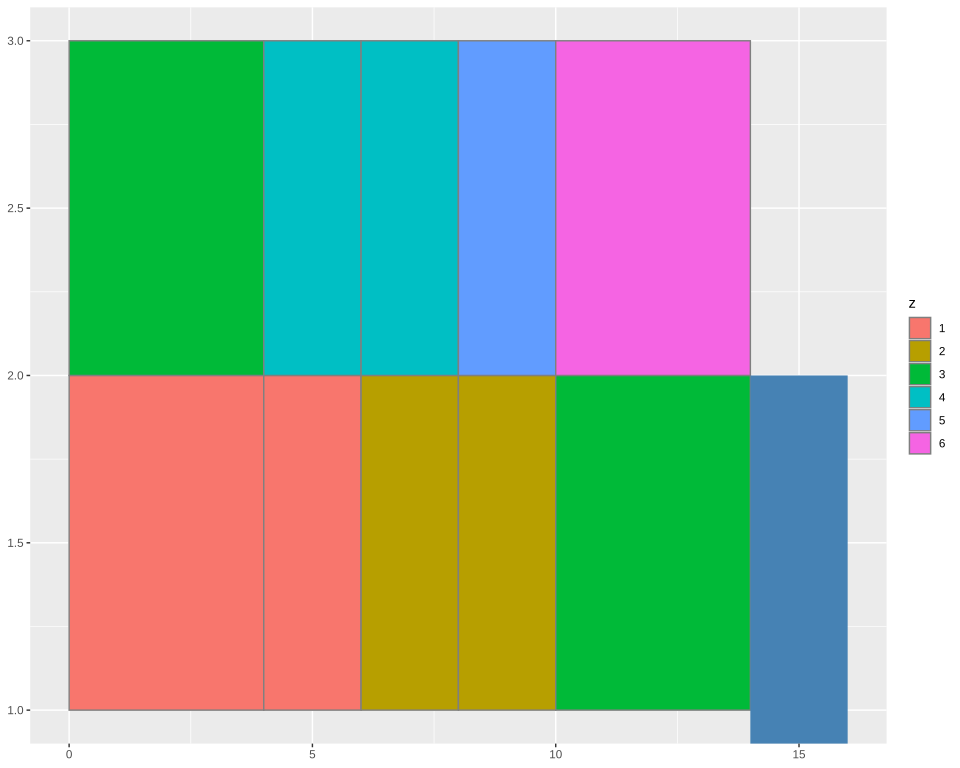

Reproduce this figure in R.
# The plot test/golden/rect.svg draws, drawn by ggplot2 itself, as ggplot2's own visual tests draw
# their snapshots: the independent check on that golden whenever it changes. The suite never runs
# this; it needs R, ggplot2 and vdiffr, saved as the Docker image giggly-r:ggplot2-4.0.3. From the
# repository's root:
#
#   docker run --rm -v "$PWD/test/golden":/golden:ro giggly-r:ggplot2-4.0.3 \
#     Rscript /golden/rect.R > rect.ggplot2.svg
#
# and compare the two drawings element by element, as test/golden/point.R describes.
#
# geom_rect()'s "Rectangles by their corners" example, its corners worked out in the table, since
# Giggly takes no expression in a mapping: each rectangle filled by its level and bordered in
# grey50, the fill legend's keys drawn as rectangles; and a second layer of one row whose corners
# are set, from the panel's foot (R's -Inf) up to 2, which widens the x axis to 16. Mapping only
# corners, the plot titles neither axis. First checked with ggplot2 4.0.3 and vdiffr 1.0.9:
# every element matches, the x axis drawn before the y as test/golden/point.R describes, and every
# clip path.

library(ggplot2)

df <- data.frame(
  x = rep(c(2, 5, 7, 9, 12), 2),
  y = rep(c(1, 2), each = 5),
  z = factor(c(rep(1:4, each = 2), 5, 6)),
  w = rep(diff(c(0, 4, 6, 8, 10, 14)), 2)
)
corners <- data.frame(
  left = df$x - df$w / 2, right = df$x + df$w / 2, bottom = df$y, top = df$y + 1, z = df$z
)
plot <- ggplot(corners, aes(xmin = left, xmax = right, ymin = bottom, ymax = top)) +
  geom_rect(aes(fill = z), colour = "grey50") +
  geom_rect(data = data.frame(a = 1), xmin = 14, xmax = 16, ymin = -Inf, ymax = 2,
    fill = "steelblue") +
  theme_gray()

file <- tempfile(fileext = ".svg")
vdiffr::write_svg(plot, file)
cat(readLines(file), sep = "\n")
